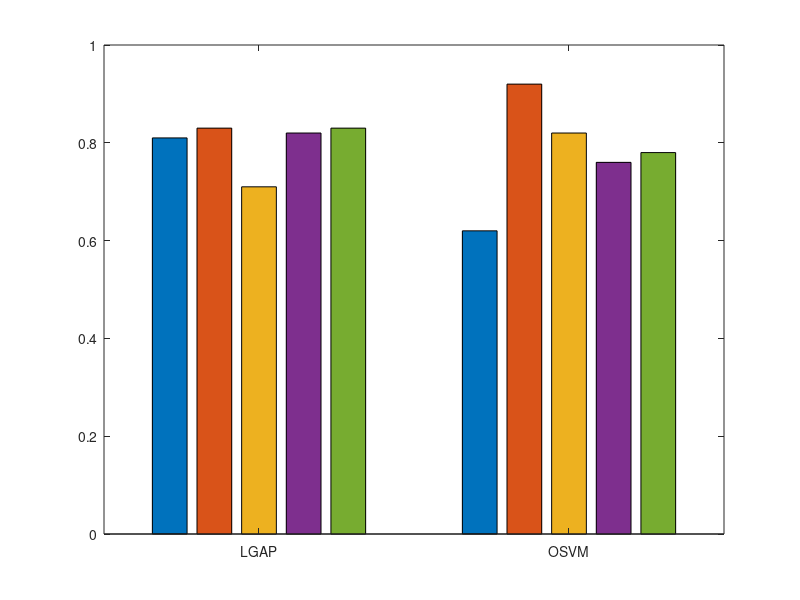

Write MATLAB code to recreate this figure. (Note: this script raises an error after producing the figure.)
%Metric values randomly initialized for demo ,enter the values specific to an
%experiment to generate  plot for that experiment

sens(1)= 0.81;
spec(1)= 0.83;
prec(1)= 0.71;
gmean(1)= 0.82;
acc(1)= 0.83;

sens(2)= 0.62;
spec(2)= 0.92;
prec(2)= 0.82;
gmean(2)= 0.76;
acc(2)= 0.78;

%Bar plot
y = [sens(1) spec(1) prec(1) gmean(1) acc(1);sens(2) spec(2) prec(2) gmean(2) acc(2)];

bar(y)
ylim([0 1])
set(gca,'XTickLabel',{'LGAP', 'OSVM',});
Xlabel('Classifier');
legend('sensitivity','specificity','precision','gmean','accuracy')
Title('Demo LGAPvsOSVM for random metric values')

